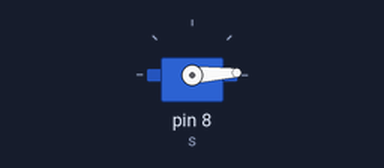
Recording of a sketch running on a simulated Arduino Uno, built with avr-gcc and run on an emulated ATmega328P. Parts: servo.

Above: at 2.05 s.
At 3.25 s:
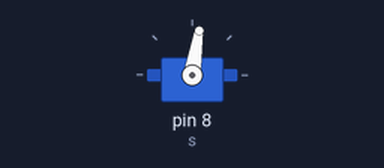
At 4.45 s:
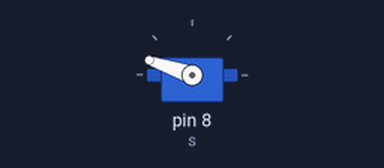
At 6.9 s:
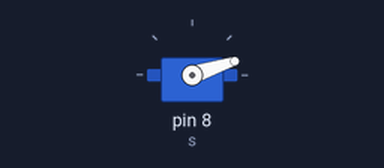
Timing chart, 0 to 8.7 s (numbered marks = the images above):
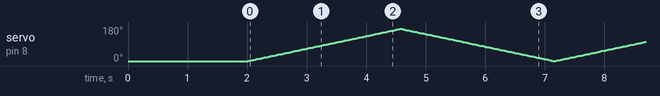

The sketch:

2.servo_movement.ino
```cpp
#include<Servo.h>
Servo s;

void setup() {
  // put your setup code here, to run once:
 Serial.begin(9600);
 s.attach(8);
 s.write(0);
 delay(2000);
}

void loop() {
  // put your main code here, to run repeatedly:

for(int pos=0; pos<=170;pos=pos+1)
{
  s.write(pos);
  delay(15);
}

for(int pos=170; pos>=0;pos=pos-1)
{
  s.write(pos);
  delay(15);
}

}
```
